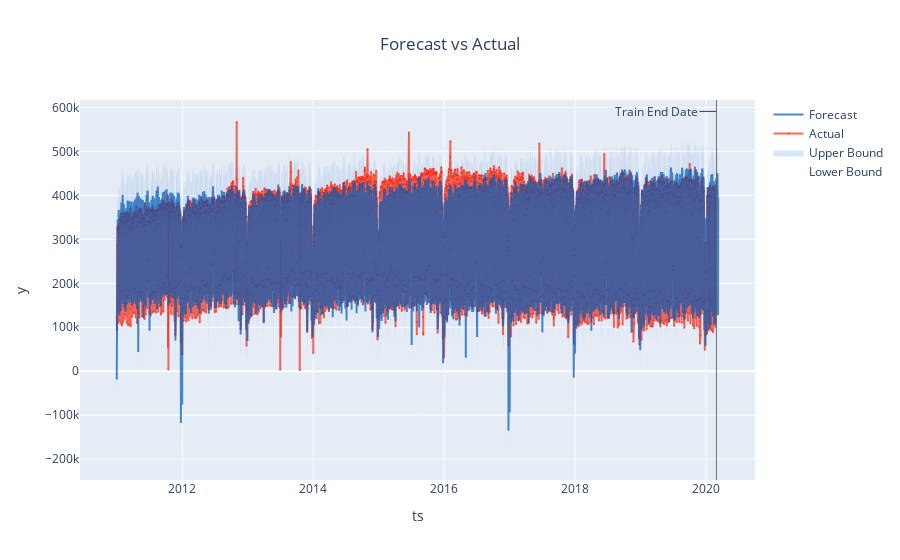

Write notebook code for a chart like this one.
### Markdown cell above
ID      | MODEL   | DATA      | RMSE        | MSE       | MAE       | CV        | MAPE      | MASE      | AIC 
---     | ---     | ---        | ---       | ---       | ---       | ---       | ---       | ---       | ---  
A       | PROPHET | < 2020   | 446 152   | 199 052 198 567| 375 686   |          
B       | PROPHET | All BART   | 1 243 269   | 5 457 200 928 927| 1 181 450   |          
C       | Greykite| All BART    | 911 443 | 830 729 769 011   |909 234 | | 205
D       | Greykite| < 2020    | 1 053 866| 110 633 739 830  |1 051 141| | 5.25

### Code cell
forecast = result.forecast
fig = forecast.plot()
plotly.io.show(fig)

### Figure 1 — Plotly figure (JSON) as saved in the notebook; plotly's stock layout.template omitted (floating-point values rounded to 4 significant figures; data arrays with more than 128 entries replaced by an {"elided": "..."} marker saying what was removed)
{"data": [{"legendgroup": "interval", "line": {"color": "rgba(0, 90, 181, 0.5)", "width": 0}, "mode": "lines", "name": "Lower Bound", "type": "scatter", "x": {"elided": "3356 str values"}, "y": {"elided": "3356 float values"}}, {"fill": "tonexty", "fillcolor": "rgba(0, 90, 181, 0.15)", "legendgroup": "interval", "line": {"color": "rgba(0, 90, 181, 0.5)", "width": 0}, "mode": "lines", "name": "Upper Bound", "type": "scatter", "x": {"elided": "3356 str values"}, "y": {"elided": "3356 float values"}}, {"line": {"color": "rgba(250, 43, 20, 0.7)"}, "marker": {"color": "rgba(250, 43, 20, 0.7)", "size": 2}, "mode": "lines+markers", "name": "Actual", "opacity": 1, "type": "scatter", "x": {"elided": "3356 str values"}, "y": {"elided": "3356 int values"}}, {"line": {"color": "rgba(0, 90, 181, 0.7)", "dash": "solid"}, "name": "Forecast", "type": "scatter", "x": {"elided": "3356 str values"}, "y": {"elided": "3356 float values"}}], "layout": {"annotations": [{"arrowhead": 0, "ax": -60, "ay": 0, "showarrow": true, "text": "Train End Date", "x": "2020-02-28T00:00:00", "xref": "x", "y": 0.97, "yref": "paper"}], "legend": {"traceorder": "reversed"}, "shapes": [{"line": {"color": "rgba(100, 100, 100, 0.9)", "width": 1}, "type": "line", "x0": "2020-02-28T00:00:00", "x1": "2020-02-28T00:00:00", "xref": "x", "y0": 0, "y1": 1, "yref": "paper"}], "showlegend": true, "title": {"text": "Forecast vs Actual", "x": 0.5}, "xaxis": {"title": {"text": "ts"}}, "yaxis": {"title": {"text": "y"}}}}
